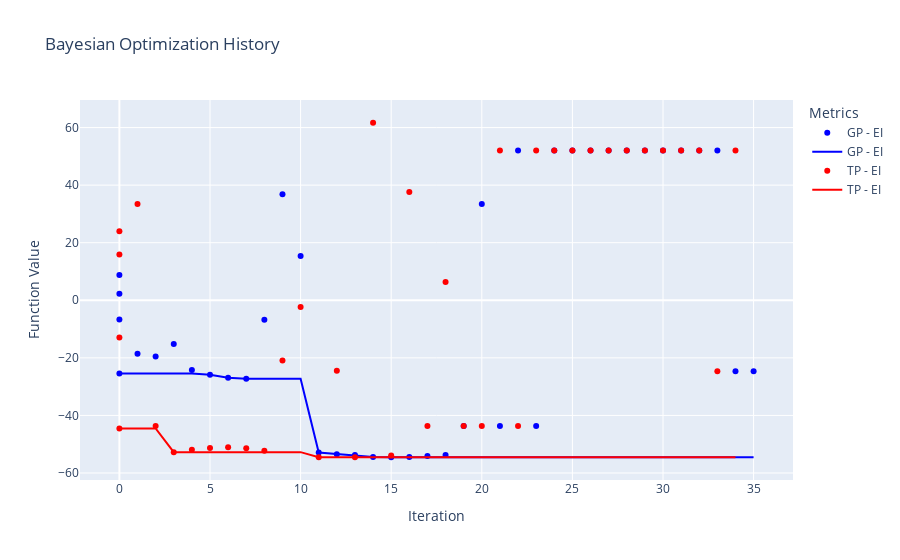

Notebook code for this chart:
### Code cell
fig = go.Figure()

for model_name in df_dict.keys():
    acq_fn = "EI"
    add_history_plot(fig, df_dict, model_name, acq_fn)

fig.update_layout(
    title="Bayesian Optimization History",
    xaxis_title="Iteration",
    yaxis_title="Function Value",
    legend_title="Metrics"
)

fig.show()

### Figure 1 — Plotly figure (JSON) as saved in the notebook; plotly's stock layout.template omitted (floating-point values rounded to 4 significant figures)
{"data": [{"marker": {"color": "blue"}, "mode": "markers", "name": "GP - EI", "type": "scatter", "x": [0, 0, 0, 0, 1, 2, 3, 4, 5, 6, 7, 8, 9, 10, 11, 12, 13, 14, 15, 16, 17, 18, 19, 20, 21, 22, 23, 24, 25, 26, 27, 28, 29, 30, 31, 32, 33, 34, 35], "y": [8.788, -25.43, 2.258, -6.668, -18.59, -19.57, -15.17, -24.23, -25.84, -26.9, -27.28, -6.802, 36.84, 15.38, -52.9, -53.44, -53.75, -54.46, -54.51, -54.42, -54.1, -53.76, -43.7, 33.42, -43.7, 52.0, -43.7, 52.0, 52.0, 52.0, 52.0, 52.0, 52.0, 52.0, 52.0, 52.0, 52.0, -24.65, -24.65]}, {"line": {"color": "blue"}, "mode": "lines", "name": "GP - EI", "type": "scatter", "x": [0, 0, 0, 0, 1, 2, 3, 4, 5, 6, 7, 8, 9, 10, 11, 12, 13, 14, 15, 16, 17, 18, 19, 20, 21, 22, 23, 24, 25, 26, 27, 28, 29, 30, 31, 32, 33, 34, 35], "y": [-25.43, -25.43, -25.43, -25.43, -25.43, -25.43, -25.43, -25.43, -25.84, -26.9, -27.28, -27.28, -27.28, -27.28, -52.9, -53.44, -53.75, -54.46, -54.51, -54.51, -54.51, -54.51, -54.51, -54.51, -54.51, -54.51, -54.51, -54.51, -54.51, -54.51, -54.51, -54.51, -54.51, -54.51, -54.51, -54.51, -54.51, -54.51, -54.51]}, {"marker": {"color": "red"}, "mode": "markers", "name": "TP - EI", "type": "scatter", "x": [0, 0, 0, 0, 1, 2, 3, 4, 5, 6, 7, 8, 9, 10, 11, 12, 13, 14, 15, 16, 17, 18, 19, 20, 21, 22, 23, 24, 25, 26, 27, 28, 29, 30, 31, 32, 33, 34], "y": [23.97, -44.52, -12.9, 15.89, 33.42, -43.7, -52.75, -51.94, -51.3, -51.05, -51.37, -52.31, -20.9, -2.303, -54.53, -24.44, -54.51, 61.67, -53.89, 37.6, -43.7, 6.318, -43.7, -43.7, 52.0, -43.7, 52.0, 52.0, 52.0, 52.0, 52.0, 52.0, 52.0, 52.0, 52.0, 52.0, -24.65, 52.0]}, {"line": {"color": "red"}, "mode": "lines", "name": "TP - EI", "type": "scatter", "x": [0, 0, 0, 0, 1, 2, 3, 4, 5, 6, 7, 8, 9, 10, 11, 12, 13, 14, 15, 16, 17, 18, 19, 20, 21, 22, 23, 24, 25, 26, 27, 28, 29, 30, 31, 32, 33, 34], "y": [-44.52, -44.52, -44.52, -44.52, -44.52, -44.52, -52.75, -52.75, -52.75, -52.75, -52.75, -52.75, -52.75, -52.75, -54.53, -54.53, -54.53, -54.53, -54.53, -54.53, -54.53, -54.53, -54.53, -54.53, -54.53, -54.53, -54.53, -54.53, -54.53, -54.53, -54.53, -54.53, -54.53, -54.53, -54.53, -54.53, -54.53, -54.53]}], "layout": {"legend": {"title": {"text": "Metrics"}}, "title": {"text": "Bayesian Optimization History"}, "xaxis": {"title": {"text": "Iteration"}}, "yaxis": {"title": {"text": "Function Value"}}}}
